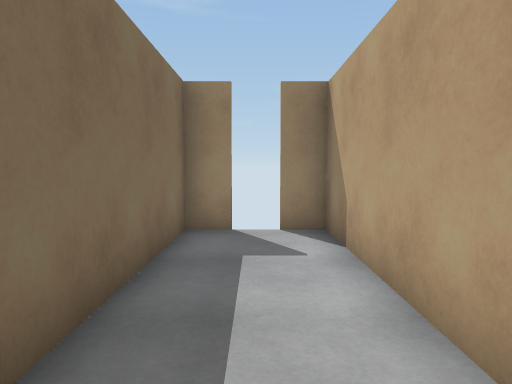
view 1 (above)

22 first-person views from a walk through a Unity game level. The camera is 1.3 m above the floor, tilts 4° down and sees 70° across. Doors are open. The floor is counted in squares, 1 m on a side. Each view is taken from the middle of a square. On the plan, view 1 faces up. The plan holds only what a view shows up to about 15 squares ahead; the rest is blank. The player is left out.

view 2
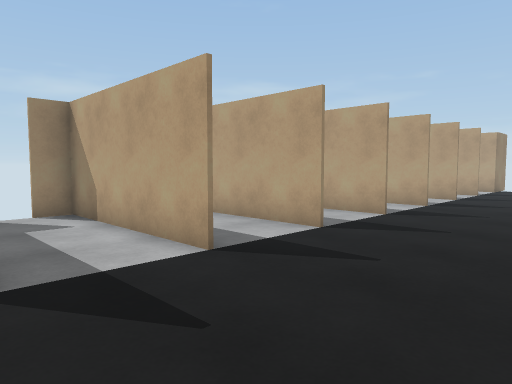

view 3
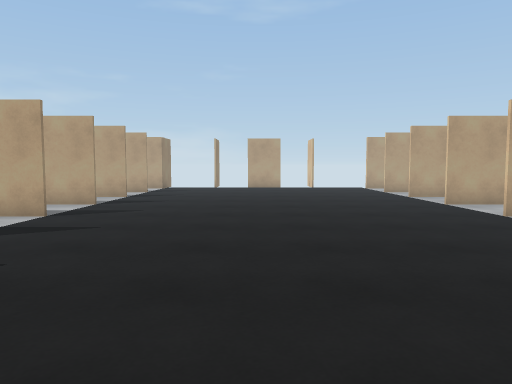

view 4
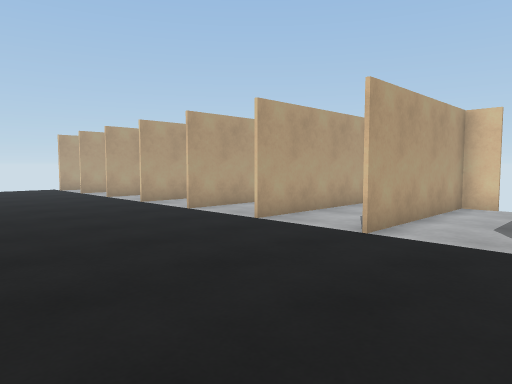

view 5
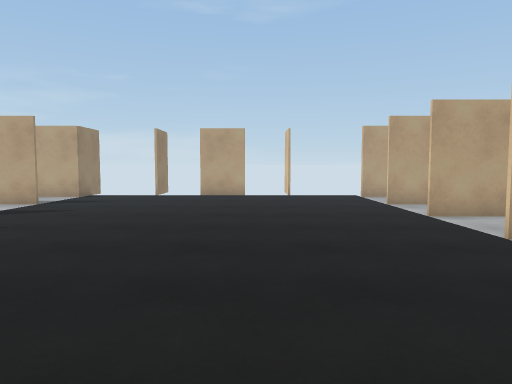

view 6
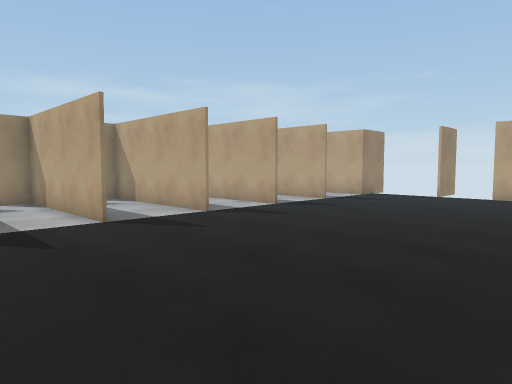

view 7
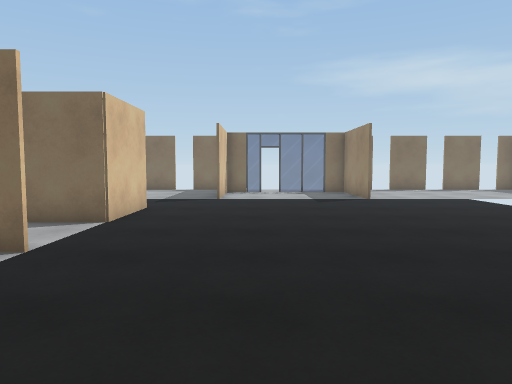

view 8
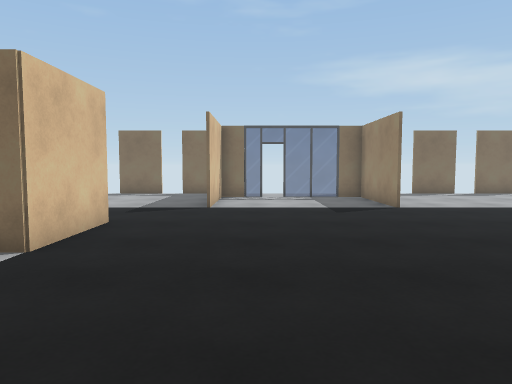

view 9
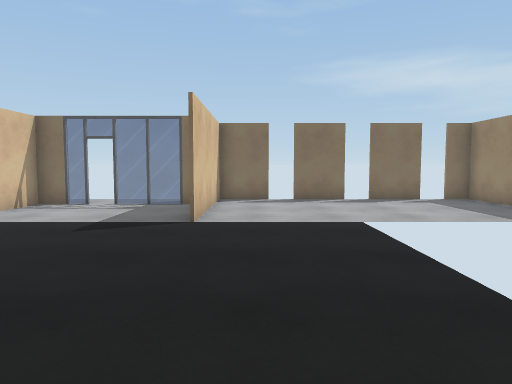

view 10
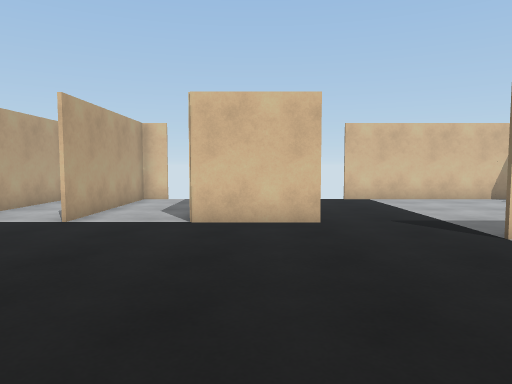

view 11
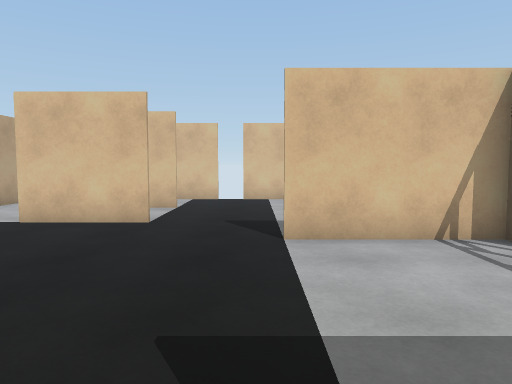

view 12
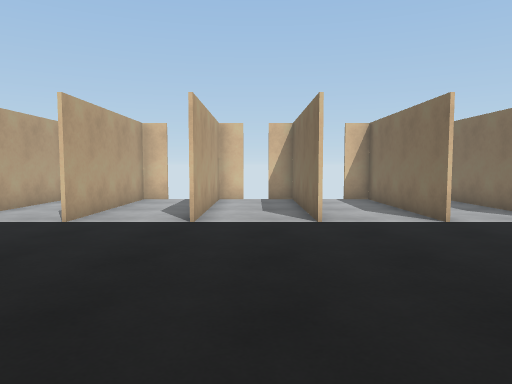

view 13
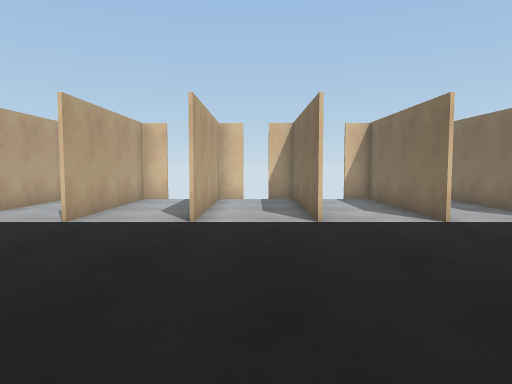

view 14
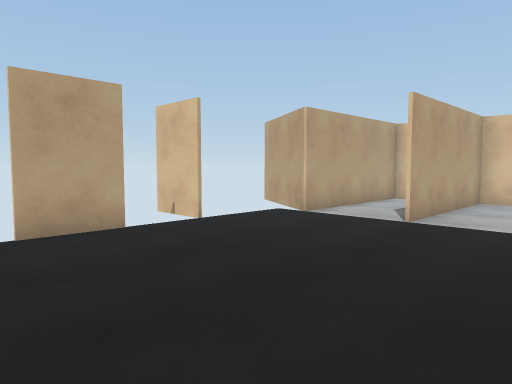

view 15
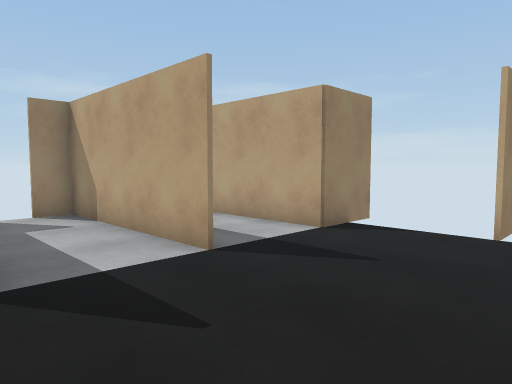

view 16
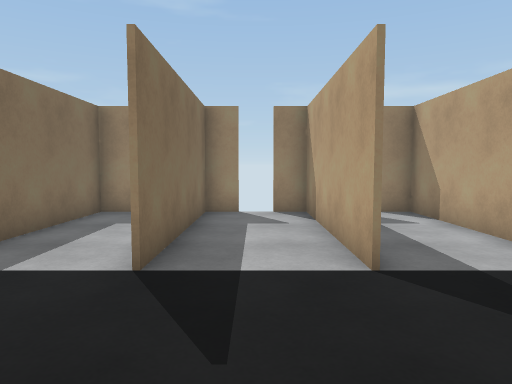

view 17
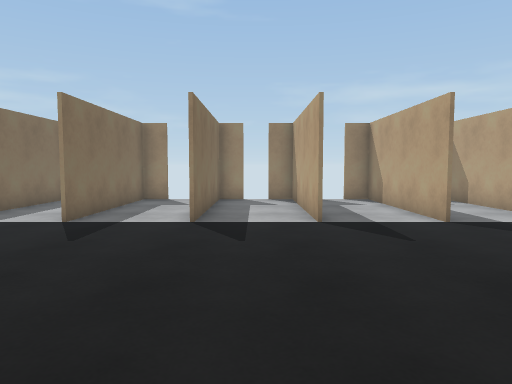

view 18
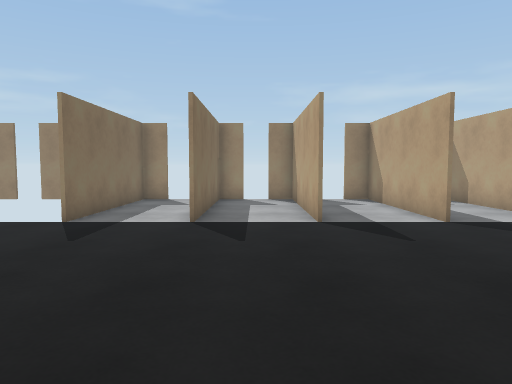

view 19
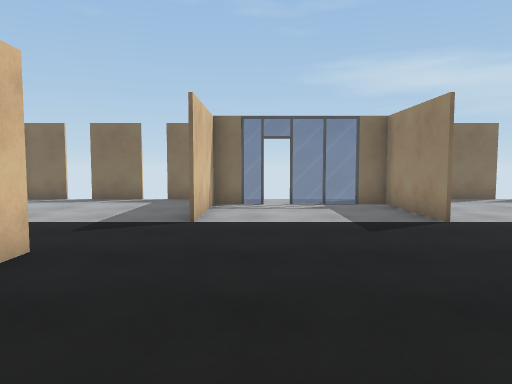

view 20
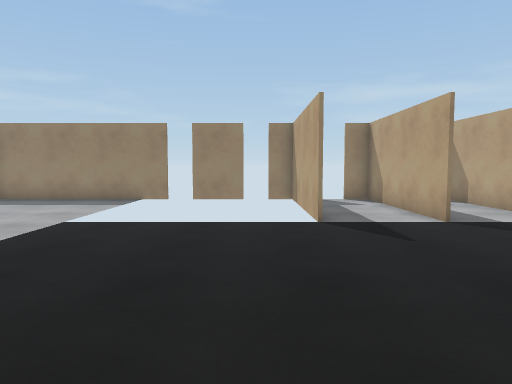

view 21
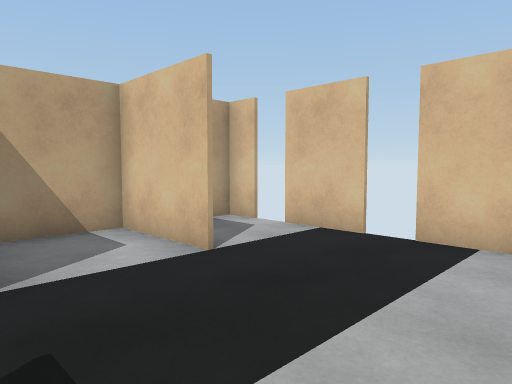

view 22
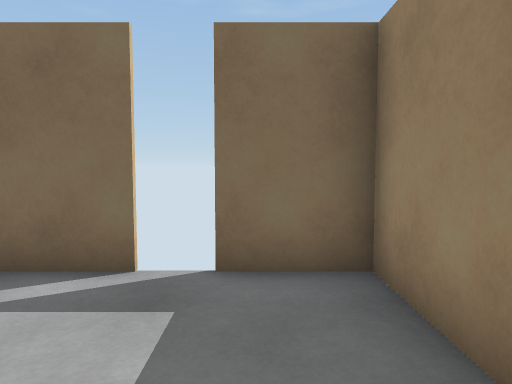

### Floor plan
Points are (right, up) in squares from view 1. A wall is a line through its corners. A room is listed if a view was taken in it or the views show most of it. See-through windows are left out.
Room 1 (views 1, 2, 3, 4, 5, 6, 7, 8, 9, 10, 11, 12, 13, 14, 15, 16, 17, 18, 19, 20)
walls: (-7.5, -2.5) (-11.4, -2.5) (-11.4, -5.9); (-4.6, -10.5) (-1.4, -10.5); (-6.4, 7.4) (-13.4, 7.4) (-13.4, 6.5); (-11.4, -6.6) (-11.4, -8.4) (-7.5, -8.4); (-13.4, -0.5) (-13.4, -2.4) (-7.5, -2.4); (-13.4, 2.6) (-13.4, 0.5); (20.4, -5.6) (20.4, -3.5); (19.5, -10.4) (21.4, -11.6); (-13.4, 5.6) (-13.4, 3.5); (21.5, 1.5) (19.5, 1.5)
ways out: opening at (-6.5, -10.5) to room 2; open door at (-4.5, -13.5) to room 2; open door at (9, 1.5) to room 3; open door at (9, -10.5) to room 16; open door at (-11, -6)
Room 2 (views 21, 22)
walls: (-13.4, -14.4) (-13.4, -16.1); (-13.4, -11.4) (-13.4, -13.5); (-13, -16.5) (-6.5, -16.5); (-11, -8.5) (-13.4, -8.5) (-13.4, -10.5)
ways out: opening at (-6.5, -10.5) to room 1; open door at (-4.5, -13.5) to room 1
Room 3 (no view inside)
walls: (-0.4, 7.4) (-2.5, 7.4); (-1.4, 7.5) (-1.4, 1.5); (2.6, 7.4) (0.5, 7.4); (1.5, 1.5) (1.5, 7.5)
ways out: open door at (9, 1.5) to room 1
Room 4 (no view inside)
walls: (15.4, -16.5) (16.5, -16.5) (16.5, -10.5)
Room 5 (no view inside)
walls: (12.4, -16.5) (13.5, -16.5) (13.5, -10.5); (10.6, -10.5) (10.6, -16.4)
Room 6 (no view inside)
walls: (9.4, -16.5) (11.5, -16.5); (10.5, -16.5) (10.5, -10.5); (7.5, -10.5) (7.5, -16.5)
Room 7 (no view inside)
walls: (6.4, -16.5) (8.5, -16.5); (7.5, -16.5) (7.5, -10.5); (4.5, -10.5) (4.5, -16.5)
Room 8 (no view inside)
walls: (0.4, -16.5) (2.5, -16.5); (1.5, -16.5) (1.5, -10.5); (-1.4, -10.5) (-1.4, -16)
Room 9 (no view inside)
walls: (13.6, 7.5) (13.6, 1.5); (16.5, 1.4) (16.5, 7.4) (15.5, 7.4)
Room 10 (no view inside)
walls: (10.6, 7.5) (10.6, 3.2); (14.6, 7.4) (12.5, 7.4); (13.5, 1.4) (13.5, 7.5)
Room 11 (no view inside)
walls: (7.5, 7.5) (7.5, 1.5); (11.5, 7.4) (9.5, 7.4); (10.5, 1.4) (10.5, 7.5)
Room 12 (no view inside)
walls: (4.5, 7.5) (4.5, 1.5); (8.6, 7.4) (6.5, 7.4); (7.5, 1.4) (7.5, 7.5)
Room 13 (no view inside)
walls: (1.6, 7.5) (1.6, 1.5); (5.6, 7.4) (3.5, 7.4); (4.5, 1.4) (4.5, 7.4)
Room 14 (no view inside)
walls: (4.5, -16) (4.5, -10.5); (1.6, -10.4) (1.6, -16.5)
Room 15 (no view inside)
walls: (19.5, 1.5) (19.5, 7.4) (18.5, 7.4)
Room 16 (no view inside)
walls: (19, -16.5) (19.5, -16.5) (19.5, -10.4)
ways out: open door at (9, -10.5) to room 1
Room 17 (no view inside)
walls: (-2.5, -16.5) (-1.6, -16.5) (-1.6, -15.9)
Room 18 (no view inside)
walls: (-4.6, -13.5) (-1.6, -13.5) (-1.6, -11.2)

Positions as (right, up) in squares from view 1, and headings:
1: (0, 0), facing up
2: (-2, -3), facing up-right
3: (-2, -4), facing right
4: (-2, -4), facing down-right
5: (4, -6), facing right
6: (4, -7), facing up-right
7: (7, -7), facing left
8: (4, -7), facing left
9: (1, -1), facing left
10: (-3, -2), facing down
11: (-7, -2), facing down
12: (6, -2), facing down
13: (12, -2), facing down
14: (13, -2), facing down-right
15: (13, -3), facing up-right
16: (15, -3), facing up
17: (9, -7), facing up
18: (3, -7), facing up
19: (1, -7), facing left
20: (-3, -7), facing up
21: (-9, -10), facing down-right
22: (-9, -10), facing left
